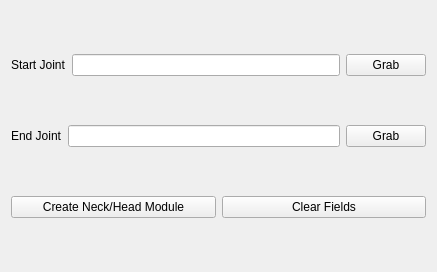
          <widget class="QWidget" name="neckHeadMD_page">
           <property name="geometry">
            <rect>
             <x>0</x>
             <y>0</y>
             <width>437</width>
             <height>272</height>
            </rect>
           </property>
           <property name="styleSheet">
            <string notr="true"/>
           </property>
           <attribute name="label">
            <string>Neck/Head Module</string>
           </attribute>
           <layout class="QVBoxLayout" name="verticalLayout_12">
            <item>
             <layout class="QHBoxLayout" name="horizontalLayout_17">
              <property name="spacing">
               <number>6</number>
              </property>
              <item>
               <widget class="QLabel" name="lbl_neckStartJoint">
                <property name="text">
                 <string>Start Joint</string>
                </property>
                <property name="margin">
                 <number>2</number>
                </property>
               </widget>
              </item>
              <item>
               <widget class="QLineEdit" name="line_neckStartJoint">
                <property name="styleSheet">
                 <string notr="true"/>
                </property>
               </widget>
              </item>
              <item>
               <widget class="QPushButton" name="btn_grabNeckStartJoint">
                <property name="styleSheet">
                 <string notr="true"/>
                </property>
                <property name="text">
                 <string>Grab</string>
                </property>
               </widget>
              </item>
             </layout>
            </item>
            <item>
             <layout class="QHBoxLayout" name="horizontalLayout_18">
              <property name="spacing">
               <number>6</number>
              </property>
              <item>
               <widget class="QLabel" name="lbl_neckEndJoint">
                <property name="text">
                 <string>End Joint</string>
                </property>
                <property name="margin">
                 <number>2</number>
                </property>
               </widget>
              </item>
              <item>
               <widget class="QLineEdit" name="line_neckEndJoint">
                <property name="styleSheet">
                 <string notr="true"/>
                </property>
               </widget>
              </item>
              <item>
               <widget class="QPushButton" name="btn_grabNeckEndJoint">
                <property name="styleSheet">
                 <string notr="true"/>
                </property>
                <property name="text">
                 <string>Grab</string>
                </property>
               </widget>
              </item>
             </layout>
            </item>
            <item>
             <layout class="QHBoxLayout" name="horizontalLayout_8">
              <item>
               <widget class="QPushButton" name="btn_createNeckHeadModule">
                <property name="styleSheet">
                 <string notr="true"/>
                </property>
                <property name="text">
                 <string>Create Neck/Head Module</string>
                </property>
               </widget>
              </item>
              <item>
               <widget class="QPushButton" name="btn_neckClearFields">
                <property name="styleSheet">
                 <string notr="true"/>
                </property>
                <property name="text">
                 <string>Clear Fields</string>
                </property>
               </widget>
              </item>
             </layout>
            </item>
           </layout>
          </widget>
